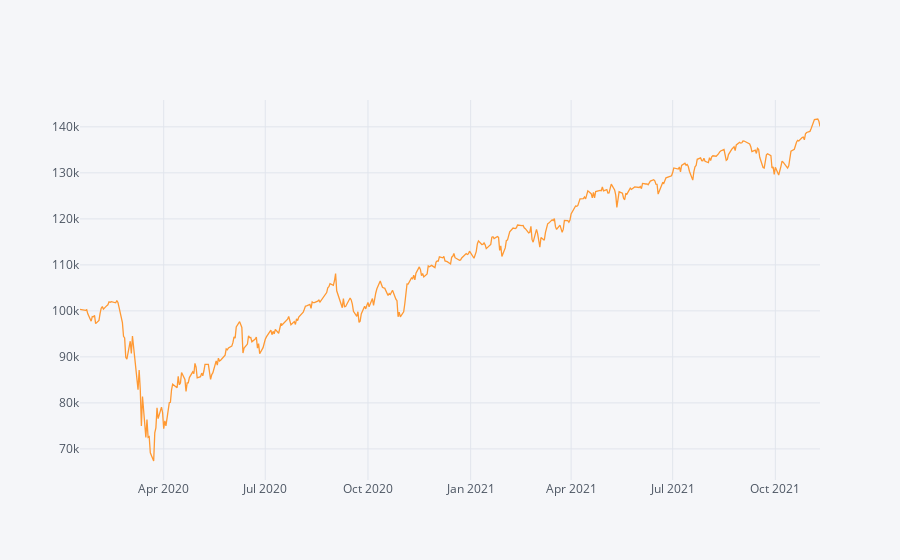

Here is the notebook cell this chart was saved with:
### Code cell
#Todo:
# Calculate the Absolute Return of a buy-and-hold strategy in the same period
absolute_return_bh = (r_df.Close.iloc[-1]-r_df.Open.iloc[0])/r_df.Open.iloc[0]
# Calculate the CAGR or a buy-and-hold trading strategy
CAGR_bh = ((r_df.Close.iloc[-1]/r_df.Open.iloc[0])**(252/len(df)))-1
#or
CAGR_bh = ((r_df.Close.iloc[-1]/r_df.Open.iloc[0])**(365/(df.index[-1] - df.index[0]).days))-1

# Calculate the IR (Sharpe without RF-rate) of a buy-and-hold trading strategy
information_ratio_bh = (r_df.Close.pct_change().mean()/r_df.Close.pct_change().std())*((252) **0.5)

#Plot the equity curve (hint: use 'close' returns and your initial capital value to generate an equity curve)
((r_df.Close.pct_change().dropna()+1).cumprod()*starting_capital).iplot()
#or
((r_df.Close.pct_change().dropna()+1).cumprod()*starting_capital).plot()

### Figure 1 — Plotly figure (JSON) as saved in the notebook; plotly's stock layout.template omitted (floating-point values rounded to 4 significant figures; data arrays with more than 128 entries replaced by an {"elided": "..."} marker saying what was removed)
{"data": [{"line": {"color": "rgba(255, 153, 51, 1.0)", "dash": "solid", "shape": "linear", "width": 1.3}, "mode": "lines", "name": "Close", "text": "", "type": "scatter", "x": {"elided": "459 str values"}, "y": {"elided": "459 float values"}}], "layout": {"legend": {"bgcolor": "#F5F6F9", "font": {"color": "#4D5663"}}, "paper_bgcolor": "#F5F6F9", "plot_bgcolor": "#F5F6F9", "title": {"font": {"color": "#4D5663"}}, "xaxis": {"gridcolor": "#E1E5ED", "showgrid": true, "tickfont": {"color": "#4D5663"}, "title": {"font": {"color": "#4D5663"}, "text": ""}, "zerolinecolor": "#E1E5ED"}, "yaxis": {"gridcolor": "#E1E5ED", "showgrid": true, "tickfont": {"color": "#4D5663"}, "title": {"font": {"color": "#4D5663"}, "text": ""}, "zerolinecolor": "#E1E5ED"}}}
